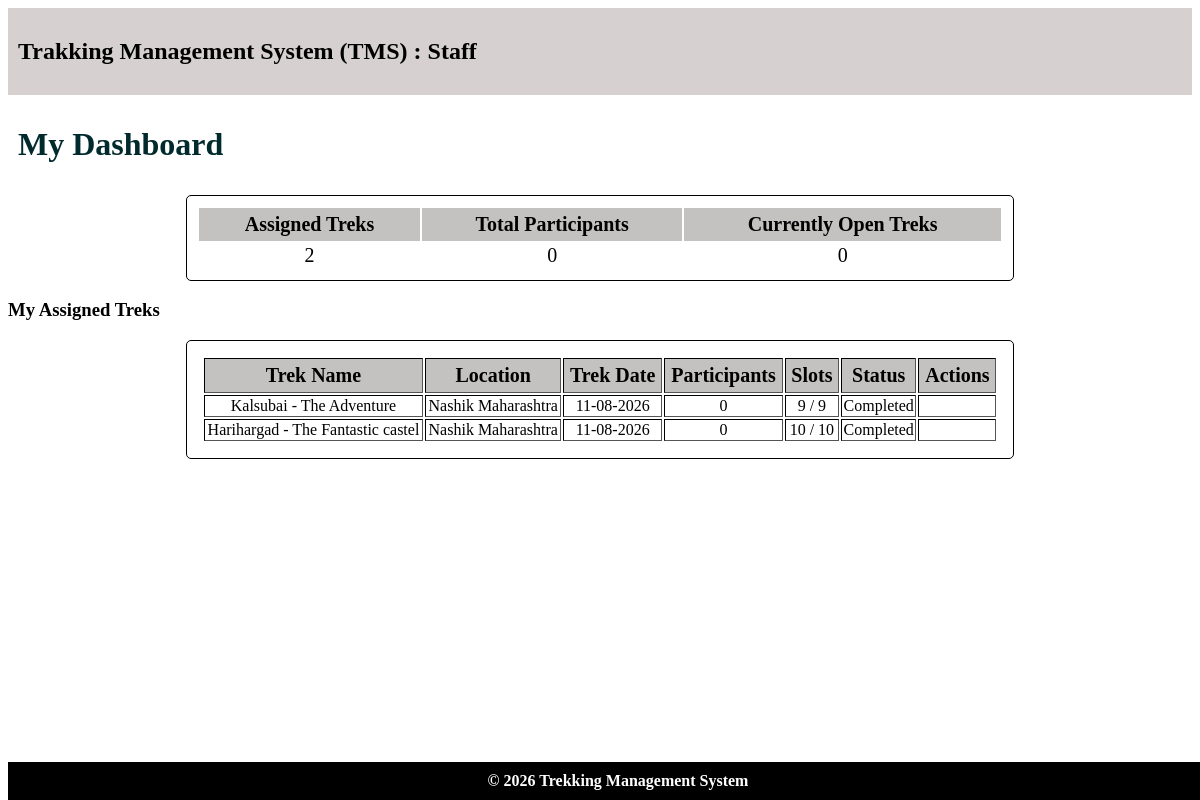
The page /staff/5 on the database as committed earlier.
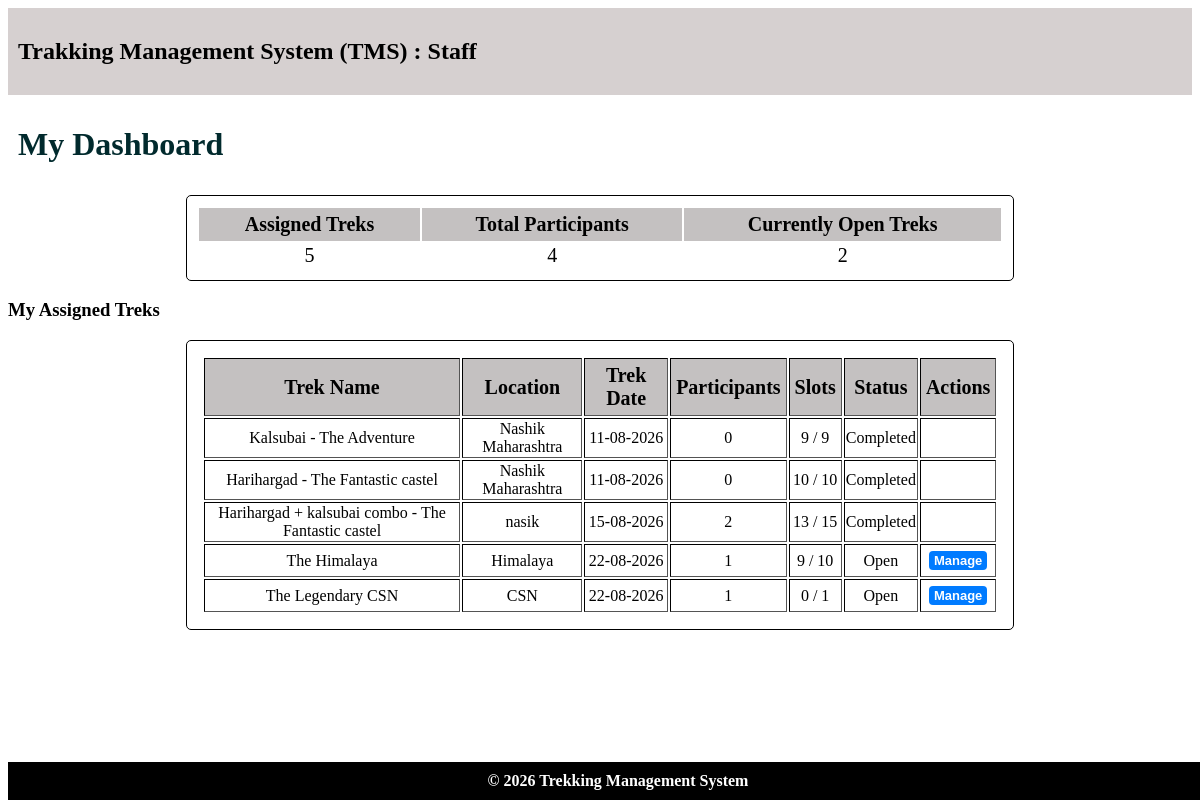
The same page on the database as committed later.
### models.py (models this page shows)
class Treks(db.Model):
    __tablename__ = "treks"
    trek_id = db.Column(db.Integer,primary_key=True)
    trek_name = db.Column(db.String, nullable=False)
    location = db.Column(db.String, nullable=False)
    duration_days = db.Column(db.Integer,nullable=False)
    total_slots = db.Column(db.Integer,nullable=False)
    avail_slots = db.Column(db.Integer,nullable=False)
    staff_id = db.Column(db.Integer,db.ForeignKey("staff_profiles.staff_id"),nullable=True)
    difficulty = db.Column(db.Integer,nullable=False, default=0)    # 0 = Easy, 1 = Moderate, 2 = Hard
    trek_status = db.Column(db.Integer,nullable=False,default=0)    # 0 = Pending, 1 = Approved, 2 = Open, 3 = Closed, 4 = Completed
    start_date = db.Column(db.Date,nullable=False)
    end_date = db.Column(db.Date, nullable=False)
    description = db.Column(db.String,nullable=False)
    bookings = db.relationship(
        "Bookings",
        cascade="all, delete",
        backref="treks"
    )

### controller.py (the view)
@app.route("/staff/<int:staff_id>")
def staff_dashboard(staff_id):
    staff = db.session.query(Staff_Profiles).filter(Staff_Profiles.staff_id == staff_id).first()
    if not staff:
        return "Staff not found."
    assigned_treks = db.session.query(Treks).filter(Treks.staff_id == staff_id,Treks.trek_status.in_([1,2,3,4])).all()
    assigned_count = len(assigned_treks)
    open_count = db.session.query(Treks).filter(Treks.staff_id == staff_id,Treks.trek_status == 2).count()
    total_participants = 0
    for trek in assigned_treks:
        total_participants += (trek.total_slots - trek.avail_slots)
    return render_template(
        "staff_dashboard.html",staff=staff,
        assigned_treks=assigned_treks,assigned_count=assigned_count,
        open_count=open_count,total_participants=total_participants)

### templates/staff_dashboard.html (shortened to what this page needs)
<!DOCTYPE html>
<html lang="en">
<head>
    <link rel="stylesheet" href="/static/main.css">
</head>
<body>
    <header>
        <h2>Trakking Management System (TMS) : Staff</h2>
    </header>
    <main>
        <h1>My Dashboard</h1>
        <table class="Dashboard">
            <tr><th>Assigned Treks</th><th>Total Participants</th><th>Currently Open Treks</th></tr>
            <tr><td>{{ assigned_count }}</td>
                <td>{{ total_participants }}</td>
                <td>{{ open_count }}</td></tr>
        </table>
        <h3>My Assigned Treks</h3>
        <table class="normal" border="1">
            <tr><th>Trek Name</th> <th>Location</th>   <th>Trek Date</th>   <th>Participants</th>   <th>Slots</th>   <th>Status</th>   <th>Actions</th></tr>
            {% for trek in assigned_treks %}
            <tr><td>{{ trek.trek_name }}</td>
                <td>{{ trek.location }}</td>
                <td>{{ trek.start_date.strftime('%d-%m-%Y') }}</td>
                <td>{{ trek.total_slots - trek.avail_slots }}</td>
                <td>{{ trek.avail_slots }} / {{ trek.total_slots }}</td>
                <td>
                    {% if trek.trek_status == 1 %}
                        Approved
                    {% elif trek.trek_status == 2 %}
                        Open
                    {% elif trek.trek_status == 3 %}
                        Closed
                    {% elif trek.trek_status == 4 %}
                        Completed
                    {% endif %}
                </td>
                <td>
                    {% if trek.trek_status==1 %}
                    <a href="{{ url_for('open_trek',trek_id=trek.trek_id,staff_id=staff.staff_id) }}"
                    class="btn-link btn-done">Open</a>
                    {% elif trek.trek_status in [2,3] %}
                    <a href="{{ url_for('staff_trek',trek_id=trek.trek_id, staff_id= staff.staff_id) }}"
                    class="btn-link">Manage</a>
                    {% endif %}
                </td>
            </tr>
            {% else %}
            <tr>
                <td colspan="7">No approved treks assigned to you till now!</td>
            </tr>
            {% endfor %}
        </table>
    </main>
    <footer>© 2026 Trekking Management System</footer>
</body>
</html>

Rows that differ between the two databases and show on the page:
added Treks: trek_name "Harihargad + kalsubai combo - The Fantastic castel", location "nasik", start_date "15-08-2026", trek.total_slots-trek.avail_slots "2", avail_slots "13", total_slots "15", trek_status "Completed"
added Treks: trek_name "The Himalaya", location "Himalaya", start_date "22-08-2026", trek.total_slots-trek.avail_slots "1", avail_slots "9", total_slots "10", trek_status "Open"
added Treks: trek_name "The Legendary CSN", location "CSN", start_date "22-08-2026", trek.total_slots-trek.avail_slots "1", avail_slots "0", total_slots "1", trek_status "Open"
Other text that changed with them:
{{ assigned_count }}: "2" → "5"
{{ total_participants }}: "0" → "4"
{{ open_count }}: "0" → "2"
